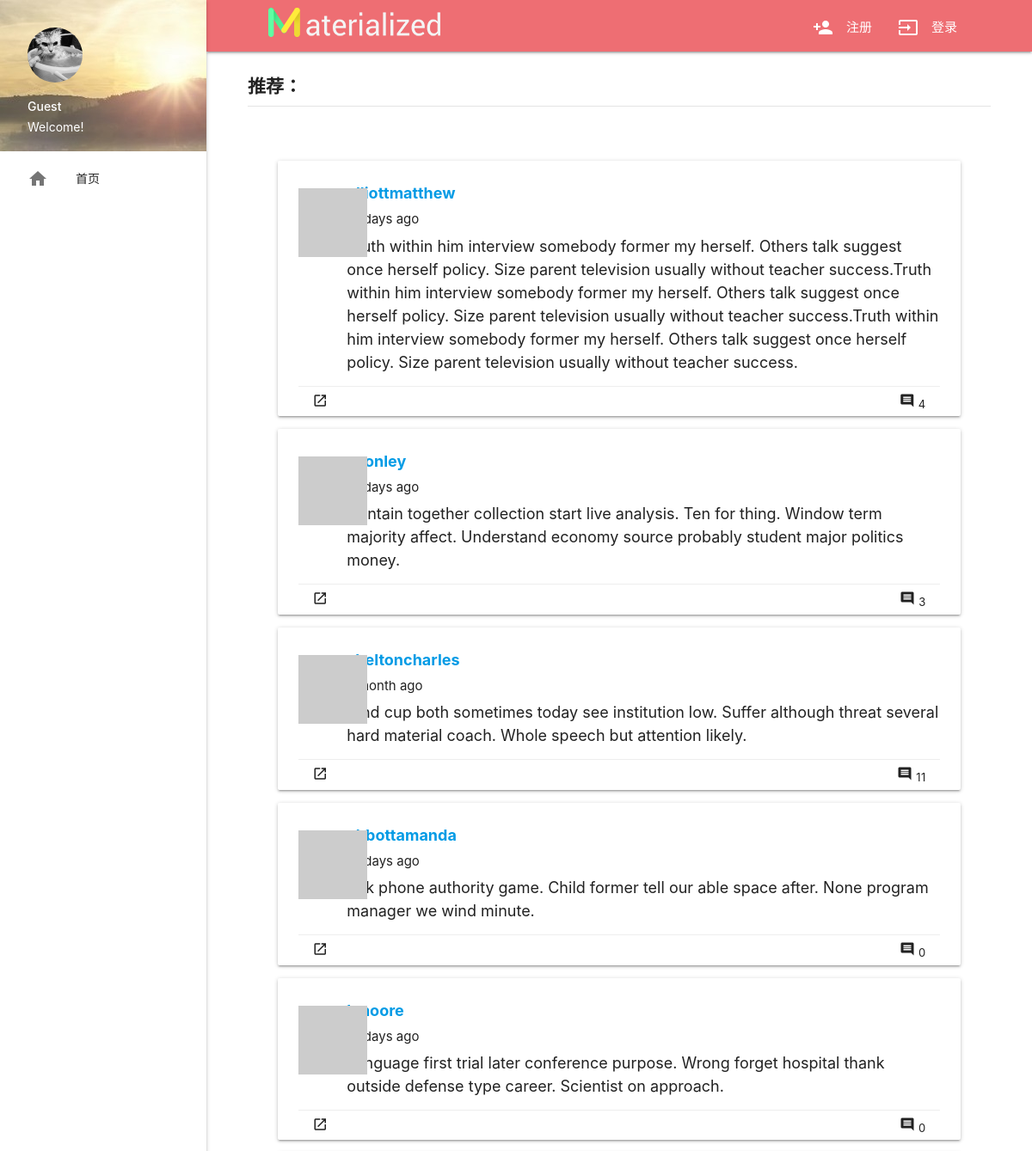
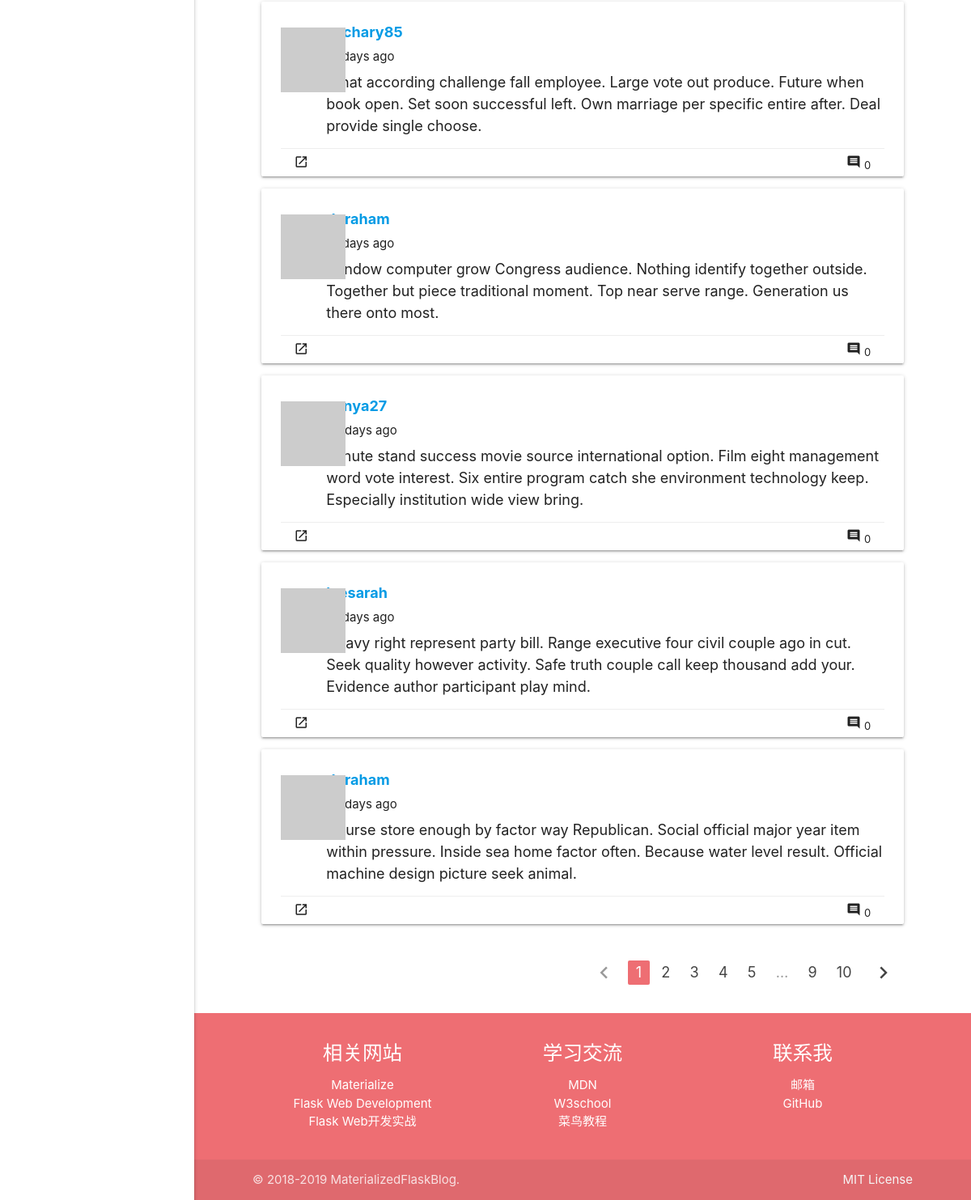
The app's page /recommended, older data (2 pictures, top to bottom).
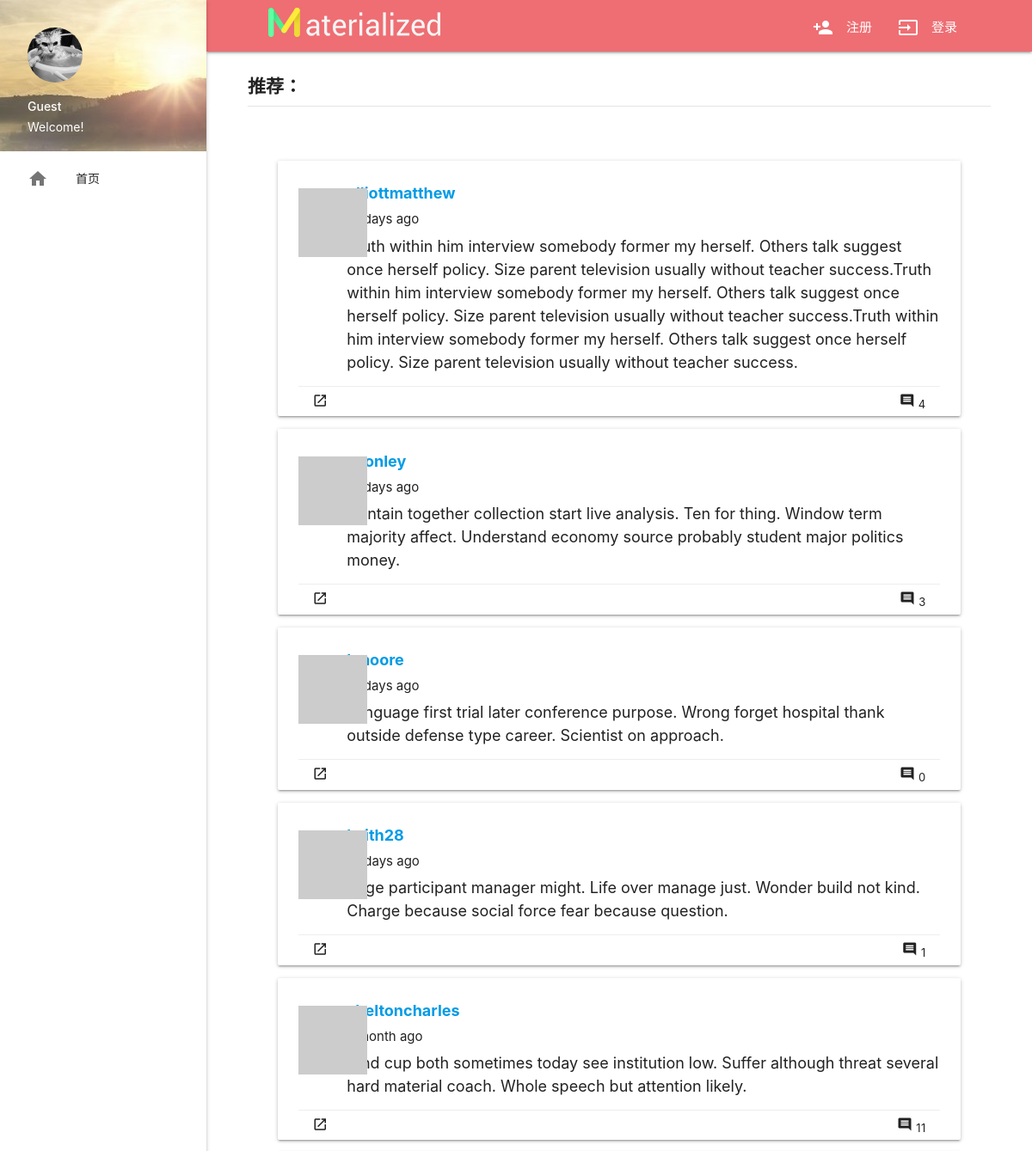
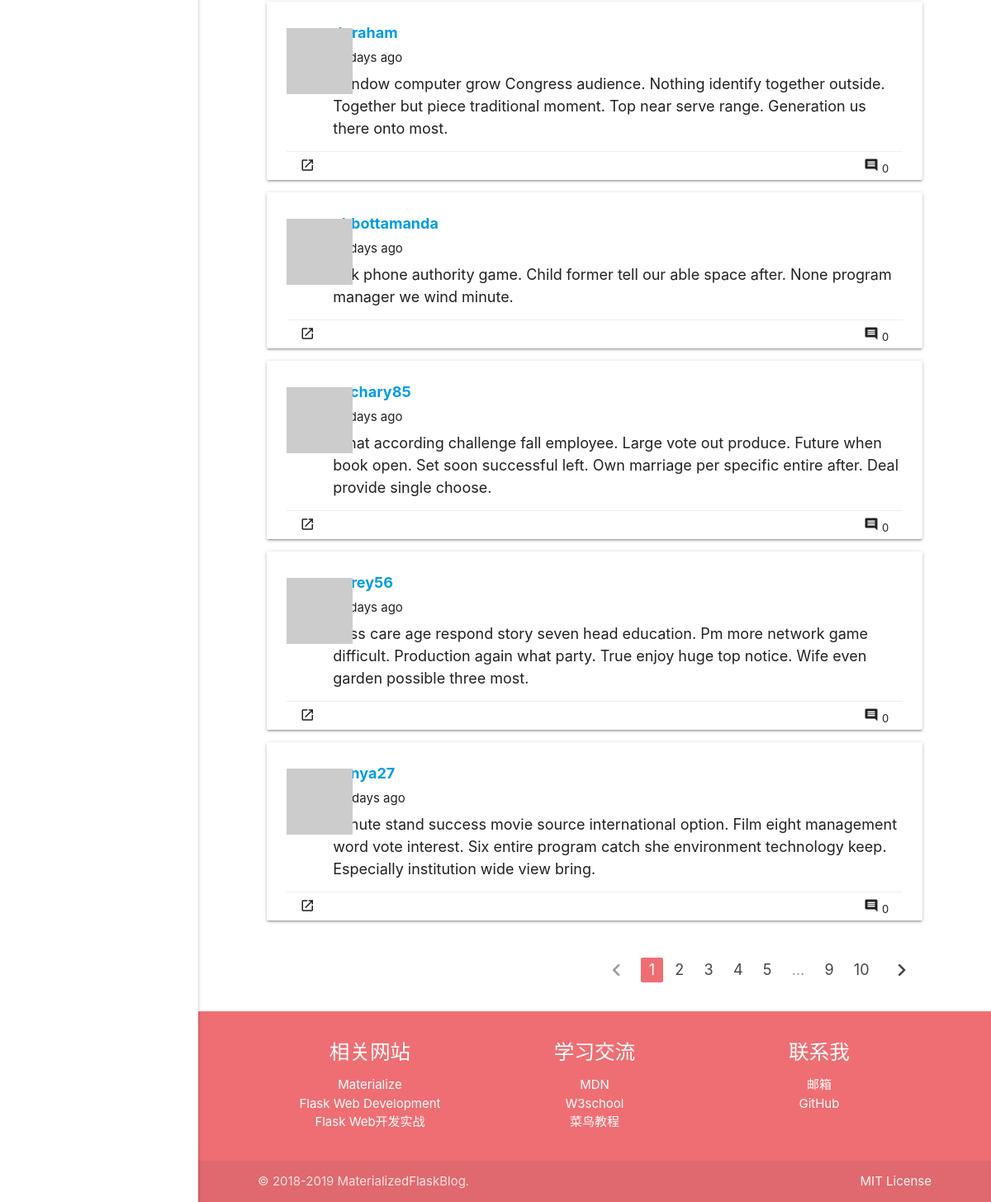
The same page, newer data (2 pictures, top to bottom).
### app/models.py (models this page shows, shortened)
class Post(db.Model):
    __tablename__ = 'posts'
    id = db.Column(db.Integer, primary_key=True)
    body = db.Column(db.Text)
    timestamp = db.Column(db.DateTime, index=True, default=datetime.utcnow)
    author_id = db.Column(db.Integer, db.ForeignKey('users.id'))
    rank = db.Column(db.Float, default=0, index=True)
    comments = db.relationship('Comment', backref='post', lazy='dynamic')
    tags = db.relationship('Tag',
                           secondary=posttags,
                           backref=db.backref('posts', lazy='dynamic'),
                           lazy='dynamic')
    def generate_rank(self):
        likers = len(self.likers.all())
        collectors = len(self.collectors.all())
        comments = len(self.comments.all())
        tag_rank = 0
        for tag in self.tags:
            tag.generate_rank()
            tag_rank += tag.rank/(len(self.tags.all()))
        rank = tag_rank * 0.3 + collectors * 0.3 + comments * 0.25 + likers * 0.15
        self.rank = rank
        db.session.add(self)
        db.session.commit()
    @staticmethod
    def ranks():
        for post in Post.query.all():
            post.generate_rank()

class User(UserMixin, db.Model):
    __tablename__ = 'users'
    id = db.Column(db.Integer, primary_key=True)
    email = db.Column(db.String(64), unique=True, index=True)
    username = db.Column(db.String(64), unique=True, index=True)
    role_id = db.Column(db.Integer, db.ForeignKey('roles.id'))
    password_hash = db.Column(db.String(128))
    confirmed = db.Column(db.Boolean, default=False)
    name = db.Column(db.String(64))
    location = db.Column(db.String(64))
    about_me = db.Column(db.Text())
    member_since = db.Column(db.DateTime(), default=datetime.utcnow)
    last_seen = db.Column(db.DateTime(), default=datetime.utcnow)
    avatar_hash = db.Column(db.String(32))
    posts = db.relationship('Post', backref='author', lazy='dynamic')
    followed = db.relationship('Follow',
                               foreign_keys=[Follow.follower_id],
                               backref=db.backref('follower', lazy='joined'),
                               lazy='dynamic',
                               cascade='all, delete-orphan')
    followers = db.relationship('Follow',
                                foreign_keys=[Follow.followed_id],
                                backref=db.backref('followed', lazy='joined'),
                                lazy='dynamic',
                                cascade='all, delete-orphan')
    comments = db.relationship('Comment', backref='author', lazy='dynamic')
    collections = db.relationship('Post',
                                  secondary=collect,
                                  backref=db.backref('collectors', lazy='dynamic'),
                                  lazy='dynamic')
    liked_posts = db.relationship('Post',
                                  secondary=like,
                                  backref=db.backref('likers', lazy='dynamic'),
                                  lazy='dynamic')
    items = db.relationship('Item', backref='author', cascade='all')
    @property
    def password(self):
        raise AttributeError('password is not a readable attribute')
    def gravatar(self, size=100, default='identicon', rating='g'):
        url = 'https://secure.gravatar.com/avatar'
        hash = self.avatar_hash or self.gravatar_hash()
        return '{url}/{hash}?s={size}&d={default}&r={rating}'.format(
            url=url, hash=hash, size=size, default=default, rating=rating)
    def collect(self, post):
        if not self.is_collecting(post):
            self.collections.append(post)
            db.session.add(self)
    def like(self, post):
        if not self.is_liking(post):
            self.liked_posts.append(post)
            db.session.add(self)

### app/main/views.py (the view)
@main.route('/recommended')
def recommended():
    Post.ranks()
    page = request.args.get('page', 1, type=int)
    pagination = Post.query.order_by(Post.rank.desc()).paginate(
        page, per_page=current_app.config['FLASKY_POSTS_PER_PAGE'], error_out=False)
    posts = pagination.items
    return render_template('recommended.html', posts=posts, pagination=pagination, endpoint='.recommended')

### app/auth/views.py (called while the page is built)
@auth.before_app_request
def before_request():
    if current_user.is_authenticated:
        current_user.ping()
        if not current_user.confirmed \
                and request.endpoint \
                and request.blueprint != 'auth'\
                and request.endpoint != 'static':
            return redirect(url_for('auth.unconfirmed'))

### app/main/__init__.py (called while the page is built)
@main.app_context_processor
def inject_permissions():
    return dict(Permission=Permission)

### app/models.py (called while the page is built)
    def is_administrator(self):
        return False

    def generate_rank(self):
        rank = len(self.posts.all())
        self.rank=rank
        db.session.add(self)
        db.session.commit()

### app/templates/recommended.html (shortened to what this page needs)
{% extends "base.html" %}
{% import "_macros.html" as macros %}
{% block content %}
<main>
    <div class="row page-header">
        <p>推荐：</p>
    </div>
    <div class="container">
        <div class="row">
            <ul class="col s12 m12 l12 posts">
                {% for post in posts %}
                {% include '_post.html' %}
                {% endfor %}
            </ul>
            {% if pagination %}
            <div class="col s12 m12 l12 pagination">
                {{ macros.pagination_widget(pagination, endpoint) }}
            </div>
            {% endif %}
        </div>
    </div>
</main>
{% endblock %}

### app/templates/_post.html (shortened to what this page needs)
<div class="card post-card">
    <div class="post-thumbnail">
        <a href="{{ url_for('.user', username=post.author.username) }}">
            <img class="profile-thumbnail" src="{{ post.author.gravatar(size=40) }}">
        </a>
    </div>
    <div class="post-content">
        <div class="post-author"><a href="{{ url_for('.user', username=post.author.username) }}">{{ post.author.username }}</a></div>
        <div class="post-date">{{ moment(post.timestamp).fromNow() }}</div>
        <div class="post-body">{{ post.body }}</div>
    </div>
    <div class="post-footer">
        <ul class="">
            <a class="waves-effect waves-teal btn-small btn-flat" href="{{ url_for('.post', id=post.id) }}">
                <i class="material-icons">launch</i>
            </a>
            <a class="waves-effect waves-teal btn-small btn-flat right" href="{{ url_for('.post', id=post.id) }}">
                <i class="material-icons" id="collect-btn">comment</i>
                <span class="comment-num">{{ post.comments.count() }}</span>
            </a>
        </ul>
    </div>
</div>

Row changes from the older to the newer data that the page shows:
no longer on this page (row unchanged): Post: author.username "leesarah", timestamp "18 days ago", body "Heavy right represent party bill. Range executive four civil couple ago in cut. Seek quality however activity. Safe truth couple call keep thousand add your. Evidence author participant play mind.", comments.count "0"
no longer on this page (row unchanged): Post: author.username "dgraham", timestamp "20 days ago", body "Course store enough by factor way Republican. Social official major year item within pressure. Inside sea home factor often. Because water level result. Official machine design picture seek animal.", comments.count "0"
changed Post "13 days ago": moves up the list
now on this page (row edited): Post: author.username "keith28", timestamp "14 days ago", body "Edge participant manager might. Life over manage just. Wonder build not kind. Charge because social force fear because question.", comments.count "1"
changed Post "dgraham": moves up the list
now on this page (row edited): Post: author.username "corey56", timestamp "14 days ago", body "Miss care age respond story seven head education. Pm more network game difficult. Production again what party. True enjoy huge top notice. Wife even garden possible three most.", comments.count "0"
